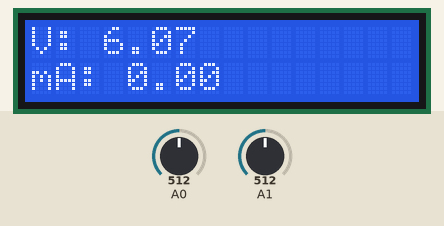
Simulated run of this sketch. Board: Arduino Uno, built with avr-gcc and run on an emulated ATmega328P. On the bench: 16×2 character LCD. The test bench sets the inputs (shaded band); at power-on: A0 = 512, A1 = 512. EEPROM starts erased; what the sketch prints to the serial monitor is not drawn.

Above: at 1.2 s.
1.3 s: A0 set to 716
At 2.5 s:
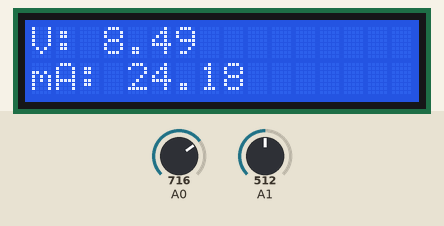
3.0 s: A1 set to 716
At 4.3 s:
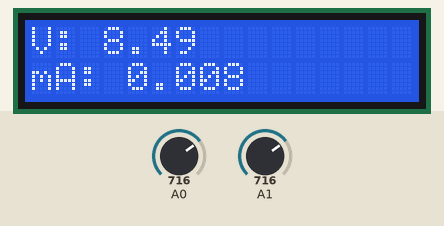
4.6 s: A0 set to 900
At 5.1 s:
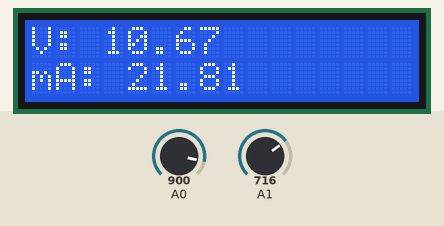
6.1 s: A1 set to 900
At 7.0 s:
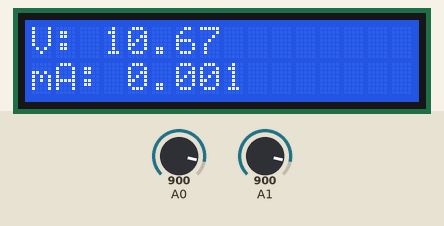
7.6 s: A0 set to 1023
At 8.8 s:
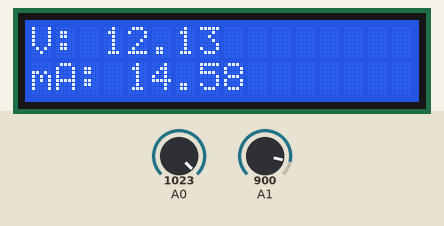
9.1 s: A1 set to 1023
At 9.7 s:
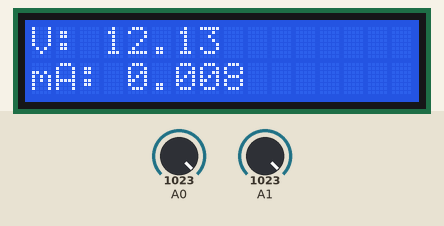
Timing chart, 0 to 11.6 s (numbered marks = the images above; inputs shaded):
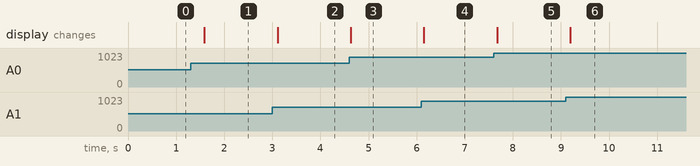

The sketch:

working_multimeter.ino
```cpp
// include the library code:
#include <LiquidCrystal.h>
#include <EEPROM.h>
int address = 0;
float v1 = 0.00;
float v2 = 0.00;
float amp = 0.00;
int volt1 = 0;
int volt2 = 0;

// initialize the library with the numbers of the interface pins
LiquidCrystal lcd(12, 11, 5, 4, 3, 2);

void setup() {
  lcd.begin(16, 2);
  Serial.begin(9600);
}

void loop() {
  volt1 = analogRead(A0);
  volt2 = analogRead(A1);

  lcd.setCursor(0, 0);
  v1 = volt1 * 0.00489 * ((3.3+4.7)/3.3);
  lcd.print("V: ");
  lcd.print(v1);

  lcd.setCursor(0, 1);
  v2 = volt2 * 0.00489 * ((3.3+4.7)/3.3);
  amp = (v2-v1)*(-10);
  lcd.print("mA: ");
  lcd.print(amp);

  //store in EEPROM
  EEPROM.write(address, byte(v1));
  EEPROM.write(address+512, byte(amp));

  //print to console to monitor
  Serial.print(address);
  Serial.print(", ");
  Serial.print(byte(v1));
  Serial.print(", ");
  Serial.println(byte(amp));


  //increment storage address and wait a bit before measuring again
  address++;
  delay(500);

  //infinite loop that does nothing when you run out of memory
  if(address==512){ while(1){} }
}
```

Measured:
- after the input at 1.3 s, the display: changes after 0.29 s (image 1)
- after the input at 3.0 s, the display: changes after 0.11 s (image 2)
- after the input at 4.6 s, the display: changes at once (image 3)
- after the input at 6.1 s, the display: changes after 0.05 s (image 4)
- after the input at 7.6 s, the display: changes after 0.07 s (image 5)
- after the input at 9.1 s, the display: changes after 0.10 s (image 6)
